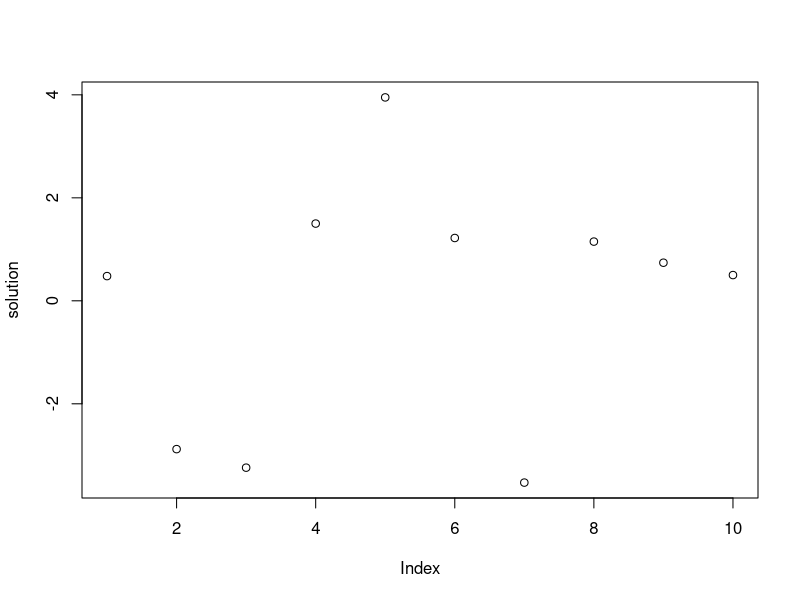
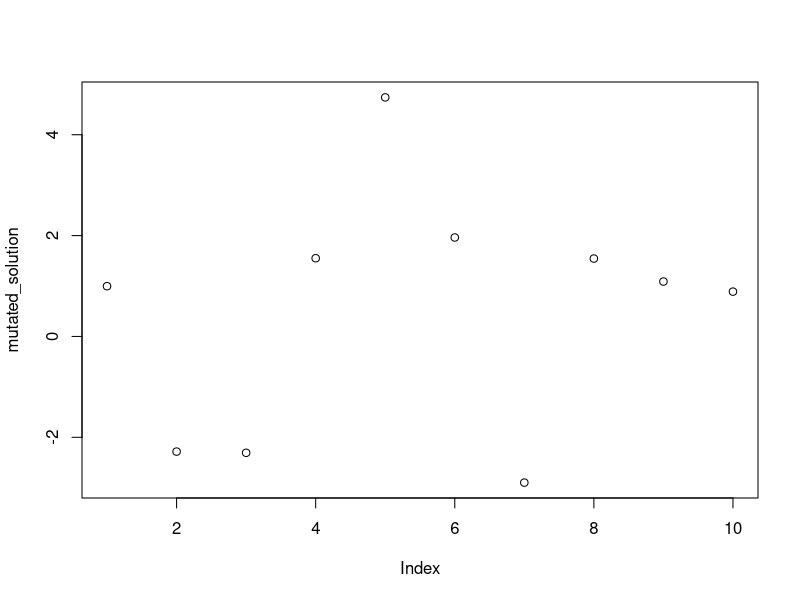

Recreate these plots in R, in order.
mutate <- function(solution, probability, variance, range) {
    mutated_solution <- solution
    
    for (index in 1:length(mutated_solution)) {
        val <- mutated_solution[index]
        addition <- 0
        random <- runif(1, 0, 1)
        if (probability > random) {
            addition <- runif(1, 0, 1)
            mutation <- val + addition
            while (mutation < -range || mutation > range) {
                addition <- runif(1, 0, 1)
                mutation <- val + addition
            }
            mutated_solution[index] = mutation
        }
    }
    
    mutated_solution
}

range <- 5
values <- seq(from=-range, to=range, by=.01)
solution <- sample(values, size=10, replace=TRUE)
probability <- 1
variance <- 0.005

mutated_solution = mutate(solution, probability, variance, range)
print(solution)
print(mutated_solution)
plot(solution)
plot(mutated_solution)
